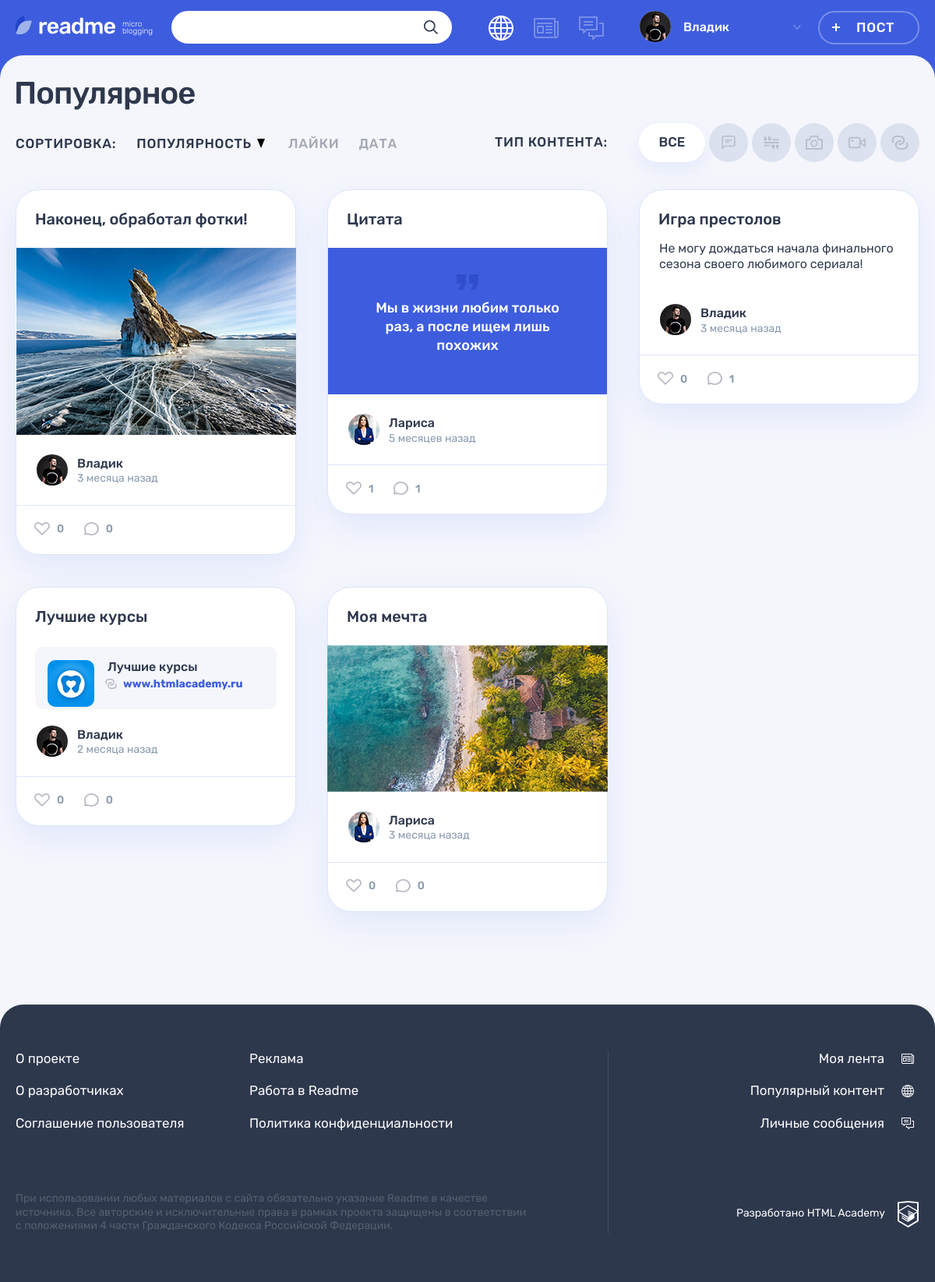
Screenshot of /popular.php/?content_type_id=all&sorting=popular_desc&page=1 (signed in) with the database file from the repository.
### tables this page shows
CREATE TABLE content_type (
    content_type_id INT AUTO_INCREMENT PRIMARY KEY,
    content_type CHAR(128),
    icon_class CHAR(128)
);

CREATE TABLE posts (
    post_id INT AUTO_INCREMENT PRIMARY KEY,
    pub_date DATETIME,
    title CHAR(64),
    text TEXT,
    user_id INT,
    quote_author CHAR(64),
    img CHAR(128),
    video CHAR(128),
    link CHAR(128),
    view_count INT,
    content_type_id INT,
    repost_id INT DEFAULT NULL,
    FOREIGN KEY (user_id) REFERENCES users(user_id),
    FOREIGN KEY (content_type_id) REFERENCES content_type(content_type_id),
    FOREIGN KEY (repost_id) REFERENCES posts(post_id),
    FULLTEXT INDEX post_ft_search(title, text)

);

CREATE TABLE users (
    user_id INT AUTO_INCREMENT PRIMARY KEY,
    reg_date DATETIME,
    email CHAR(128),
    user_name CHAR(64),
    password CHAR(64),
    avatar_path CHAR(128),
    contacts CHAR(128)
);

### helpers.php (called while the page is built, shortened)
<?php
function get_noun_plural_form(int $number, string $one, string $two, string $many): string
{
    $number = (int)$number;
    $mod10 = $number % 10;
    $mod100 = $number % 100;
    switch (true) {
        case ($mod10 >= 2 && $mod10 <= 4):
            return $two;
        default:
            return $many;
    }
}
function include_template($name, array $data = [])
{
    $name = 'templates/' . $name;
    extract($data);
    require $name;
    $result = ob_get_clean();
    return $result;
}

### my_functions.php (called while the page is built, shortened)
<?php
function rel_time($pub_date)
{
    $cur_date = time();
    $post_date = strtotime($pub_date);
    $diff = floor($cur_date - $post_date);
    if ($diff < 3600) {
        $diff = floor($diff / 60);
        $decl = get_noun_plural_form($diff, 'минута', 'минуты', 'минут');
    } elseif ($diff >= 60 and $diff < 86400) {
        $diff = floor($diff / 3600);
        $decl = get_noun_plural_form($diff, 'час', 'часа', 'часов');
    } elseif ($diff >= 86400 and $diff < 604800) {
        $diff = floor($diff / 86400);
        $decl = get_noun_plural_form($diff, 'день', 'дня', 'дней');
    } elseif ($diff >= 604800 and $diff < 3024000) {
        $diff = floor($diff / 604800);
        $decl = get_noun_plural_form($diff, 'неделя', 'недели', 'недель');
    } elseif ($diff >= 3024000) {
        $diff = floor($diff / 2592000);
        $decl = get_noun_plural_form($diff, 'месяц', 'месяца', 'месяцев');
    }
    return ("$diff $decl");
}
function cut_text(string $text, int $num_letters, int $post_id)
{
    $explode_text = explode(" ", $text);
    $sum = 0;
    $new_text = [];
    foreach ($explode_text as $v) {
        if ($sum < $num_letters) {
            $len = mb_strlen($v);
            $sum = $sum + $len;
            array_push($new_text, $v);
        }
    }
    if ($sum > $num_letters) {
        array_pop($new_text);
        $final_text = implode(" ", $new_text) . "..." . "<br>" . "<a class=\"post-text__more-link\" href=\"/post.php/?post_id=" . $post_id . "\">Читать далее</a>";
    } else {
        $final_text = implode(" ", $new_text);
    }
    return $final_text;
}
function get_comments_count($con, int $post_id)
{
    $get_comments_count_sql = "SELECT count(c.comment_id) AS comments_count
                               FROM comments c
                               WHERE c.post_id = $post_id";
    $get_comments_count_res = mysqli_query($con, $get_comments_count_sql);
    $comments_count_array = mysqli_fetch_array($get_comments_count_res, MYSQLI_ASSOC);
    $comments_count = $comments_count_array['comments_count'];
    return $comments_count;
}
function is_like($con, int $post_id)
{
    $user_id = $_SESSION['user']['user_id'];
    $is_like_sql = "SELECT l.like_id FROM likes l
                    WHERE l.post_id = $post_id AND l.who_like_id = $user_id";
    $is_like_res = mysqli_query($con, $is_like_sql);
    $is_like = mysqli_fetch_array($is_like_res);
    if (empty($is_like)) {
        return false;
    }
    return true;
}
function post_time_title($time)
{
    $ts_time = strtotime($time);
    $format_time = date('j-m-Y G:i', $ts_time);
    return $format_time;
}
function get_content_types($con)
{
    $con_type_sql = "SELECT * FROM content_type";
    $con_type_res = mysqli_query($con, $con_type_sql);
    $content_types = mysqli_fetch_all($con_type_res, MYSQLI_ASSOC);
    return $content_types;
}
function get_sorting_link_class($sorting_link_name)
{
    if (($_GET['sorting']) == $sorting_link_name . '_desc') {
        $result = 'sorting__link--active';
    } elseif (($_GET['sorting']) == $sorting_link_name . '_asc') {
        $result = 'sorting__link--active sorting__link--reverse';
    }
    elseif ($_GET['sorting'] !== $sorting_link_name )  {
        $result = null;
    }
    return $result;
}
function get_sorting_type($sorting_link_name)
{
    $current_link = $_GET['sorting'];
    $current_link_explode = explode('_', $current_link);
    $current_sorting = array_shift($current_link_explode);
    $current_sorting_type = array_pop($current_link_explode);
    if ($current_sorting !== $sorting_link_name) {
        $sorting_type = 'desc';
    } elseif ($current_sorting == $sorting_link_name && $current_sorting_type == 'desc') {
        $sorting_type = 'asc';
    } elseif ($current_sorting == $sorting_link_name && $current_sorting_type == 'asc') {
        $sorting_type = 'desc';
    }
    return $sorting_type;
}
function get_posts($con, int $pages_items, int $offset)
{
    $sorting = $_GET['sorting'];
    $sorting_explode = explode('_', $sorting);
    $sorting_name = array_shift($sorting_explode);
    $sorting_type = array_pop($sorting_explode);
    if ($sorting_name == 'popular') {
        $sorting_name = 'p.view_count';
    } elseif ($sorting_name == 'likes') {
        $sorting_name = 'likes_count';
    } elseif ($sorting_name == 'date') {
        $sorting_name = 'p.pub_date';
    }
    $content_type_id = $_GET['content_type_id'];
    if ($content_type_id == 'all') {
        $content_type_sql = '';
    } else {
        $content_type_sql = 'AND p.content_type_id=' . $content_type_id;
    }
    $get_posts_sql = "SELECT p.*,
                     u.user_name,u.avatar_path,
                     ct.content_type,ct.icon_class,
                     COUNT(l.like_id) AS likes_count
                     FROM posts p
                     INNER JOIN users u ON p.user_id  = u.user_id
                     INNER JOIN content_type ct ON p.content_type_id = ct.content_type_id
                     LEFT JOIN likes l ON p.post_id = l.post_id
                     WHERE repost_id IS NULL $content_type_sql
                     GROUP BY p.post_id
                     ORDER BY $sorting_name $sorting_type LIMIT $pages_items OFFSET $offset";
    $get_posts_res = mysqli_query($con, $get_posts_sql);
    $posts = mysqli_fetch_all($get_posts_res, MYSQLI_ASSOC);
    return $posts;
}

### templates/popular_template.php (the view, shortened to what this page needs)
<section class="page__main page__main--popular">
    <div class="container">
        <h1 class="page__title page__title--popular">Популярное</h1>
    </div>
    <div class="popular container">
        <div class="popular__filters-wrapper">
            <div class="popular__sorting sorting">
                <b class="popular__sorting-caption sorting__caption">Сортировка:</b>
                <ul class="popular__sorting-list sorting__list">
                    <li class="sorting__item sorting__item--popular">
                        <a class="sorting__link <?= get_sorting_link_class('popular') ?>"
                           href="/popular.php/?content_type_id=<?= $_GET['content_type_id'] ?>&sorting=popular_<?= get_sorting_type('popular') ?>&page=1">
                            <span>Популярность</span>
                            <svg class="sorting__icon" width="10" height="12">
                                <use xlink:href="#icon-sort"></use>
                            </svg>
                        </a>
                    </li>
                    <li class="sorting__item">
                        <a class="sorting__link <?= get_sorting_link_class('likes') ?>"
                           href="/popular.php/?content_type_id=<?= $_GET['content_type_id'] ?>&sorting=likes_<?= get_sorting_type('likes') ?>&page=1">
                            <span>Лайки</span>
                        </a>
                    </li>
                    <li class="sorting__item">
                        <a class="sorting__link <?= get_sorting_link_class('date') ?>"
                           href="/popular.php/?content_type_id=<?= $_GET['content_type_id'] ?>&sorting=date_<?= get_sorting_type('date') ?>&page=1">
                            <span>Дата</span>
                        </a>
                    </li>
                </ul>
            </div>
            <div class="popular__filters filters">
                <b class="popular__filters-caption filters__caption">Тип контента:</b>
                <ul class="popular__filters-list filters__list">
                    <li class="popular__filters-item popular__filters-item--all filters__item filters__item--all">
                        <a class="filters__button filters__button--ellipse filters__button--all <?php if ($_GET['content_type_id'] == 'all') {
                            echo 'filters__button--active';
                        } ?> " href="/popular.php/?content_type_id=all&sorting=popular_desc&page=1">
                            <span>Все</span>
                        </a>
                    </li>
                    <?php foreach ($content_types as $content_type): ?>
                        <li class="popular__filters-item filters__item">
                            <a class="filters__button filters__button--photo button
                        <?php if (($_GET['content_type_id'] == $content_type['content_type_id'])) {
                                echo "filters__button--active";
                            } ?>"
                               href="/popular.php/?content_type_id=<?= $content_type['content_type_id']; ?>&sorting=popular_desc&page=1">
                                <svg class="filters__icon" width="22" height="18">
                                    <use xlink:href="#icon-filter-<?= $content_type['icon_class']; ?>"></use>
                                </svg>
                            </a>
                        </li>
                    <?php endforeach; ?>
                </ul>
            </div>
        </div>
        <div class="popular__posts">
            <?php foreach ($posts as $post): ?>
                <article class="popular__post post post-<?= $post['icon_class']; ?>">
                    <header class="post__header">
                        <h2>
                            <a href="/post.php/?post_id=<?= $post['post_id']; ?>">
                                <?= htmlspecialchars($post['title']); ?>
                            </a>
                        </h2>
                    </header>
                    <div class="post__main">
                        <?php if ($post['icon_class'] == 'quote'): ?>
                            <blockquote>
                                <p>
                                    <?= htmlspecialchars($post['text']); ?>
                                </p>
                            </blockquote>
                        <?php elseif ($post['icon_class'] == 'text'): ?>
                            <p>
                                <?= (cut_text(htmlspecialchars($post['text']), 300, $post['post_id'])); ?>
                            </p>
                        <?php elseif ($post['icon_class'] == 'photo'): ?>
                            <div class="post-photo__image-wrapper">
                                <img src="/<?= $post['img']; ?>" alt="Фото от пользователя" width="360" height="240">
                            </div>
                        <?php elseif ($post['icon_class'] == 'link'): ?>
                            <div class="post-link__wrapper">
                                <a class="post-link__external" href="<?= $post['link']; ?>" title="Перейти по ссылке">
                                    <div class="post-link__info-wrapper">
                                        <div class="post-link__icon-wrapper">
                                            <img src="../img/logo-vita.jpg" alt="Иконка">
                                        </div>
                                        <div class="post-link__info">
                                            <h3><?= htmlspecialchars($post['title']); ?></h3>
                                        </div>
                                    </div>
                                    <span><?= htmlspecialchars($post['link']); ?></span>
                                </a>
                            </div>
                        <?php elseif ($post['icon_class'] == 'video'): ?>
                            <iframe width="360" height="240" src="<?= $post['video'] ?>" frameborder="0"></iframe>
                        <?php endif; ?>
                    </div>
                    <footer class="post__footer">
                        <div class="post__author">
                            <a class="post__author-link" href="/profile.php/?user_id=<?= $post['user_id']; ?>"
                               title="Автор">
                                <div class="post__avatar-wrapper">
                                    <img class="post__author-avatar" src="<?= $post['avatar_path']; ?>"
                                         alt="Аватар пользователя">
                                </div>
                                <div class="post__info">
                                    <b class="post__author-name"><?= htmlspecialchars($post['user_name']); ?></b>
                                    <time class="post__time" datetime="<?= $post['pub_date'] ?>"
                                          title="<?= post_time_title($post['pub_date']) ?>">
                                        <?= rel_time($post['pub_date']) ?> назад
                                    </time>
                                </div>
                            </a>
                        </div>
                        <div class="post__indicators">
                            <div class="post__buttons">
                                <a class="post__indicator post__indicator--likes button"
                                   href="/like.php/?post_id=<?= $post['post_id'] ?>" title="Лайк">
                                    <?php if (is_like($con, $post['post_id'])) : ?>
                                        <svg class="post__indicator-icon post__indicator-icon--like-active" width="20"
                                             height="17">
                                            <use xlink:href="#icon-heart-active"></use>
                                        </svg>
                                    <?php else : ?>
                                        <svg class="post__indicator-icon" width="20" height="17">
                                            <use xlink:href="#icon-heart"></use>
                                        </svg>
                                    <? endif; ?>
                                    <span><?= $post['likes_count'] ?></span>
                                </a>
                                <a class="post__indicator post__indicator--comments button"
                                   href="/post.php/?post_id=<?= $post['post_id'] ?>" title="Комментарии">
                                    <svg class="post__indicator-icon" width="19" height="17">
                                        <use xlink:href="#icon-comment"></use>
                                    </svg>
                                    <span><?= get_comments_count($con, $post['post_id']) ?></span>
                                </a>
                            </div>
                        </div>
                    </footer>
                </article>
            <?php endforeach; ?>
        </div>
    </div>
</section>

### rows the page displays
posts: title "Наконец, обработал фотки!", img (picture), user.avatar_path (picture), user.user_name "Владик", pub_date "3 месяца", likes_count "0", post_id "0"
posts: title "Цитата", text "Мы в жизни любим только раз, а после ищем лишь похожих", user.avatar_path (picture), user.user_name "Лариса", pub_date "5 месяцев", likes_count "1", post_id "1"
posts: title "Игра престолов", text "Не могу дождаться начала финального сезона своего любимого сериала!", user.avatar_path (picture), user.user_name "Владик", pub_date "3 месяца", likes_count "0", post_id "1"
posts: title "Лучшие курсы", link "www.htmlacademy.ru", user.avatar_path (picture), user.user_name "Владик", pub_date "2 месяца", likes_count "0", post_id "0"
posts: title "Моя мечта", img (picture), user.avatar_path (picture), user.user_name "Лариса", pub_date "3 месяца", likes_count "0", post_id "0"

### other values shown
$_SESSION['user']['user_name'] "Владик"
